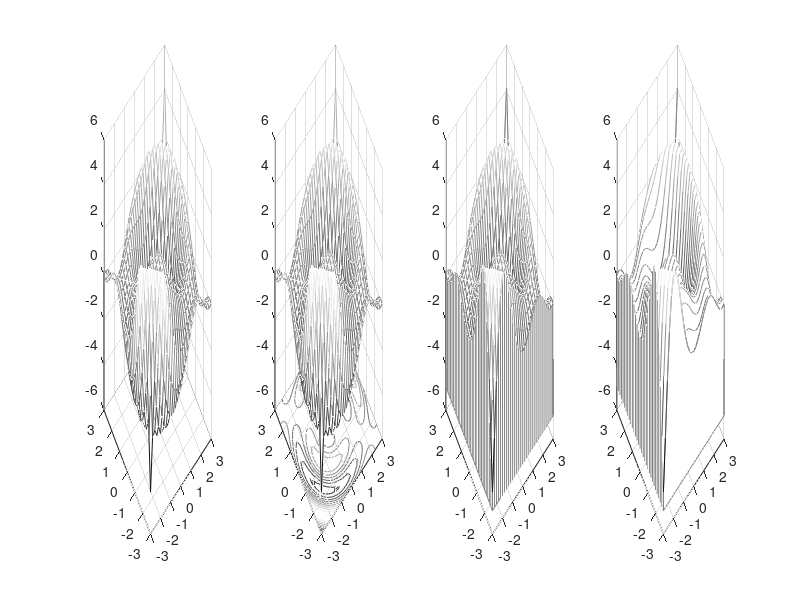

Recreate this plot in MATLAB.
f = inline('(x+y).*sin(pi*sqrt(x.^2+y.^2))', 'x', 'y');
x = linspace(-3,3,31);
[xi yi]=meshgrid(x); zi = f(xi,yi);
subplot(1,4,1); mesh(xi,yi,zi); colormap(gray);
subplot(1,4,2); meshc(xi,yi,zi); colormap(gray);
subplot(1,4,3); meshz(xi,yi,zi); colormap(gray);
subplot(1,4,4); waterfall(xi,yi,zi); colormap(gray);  
